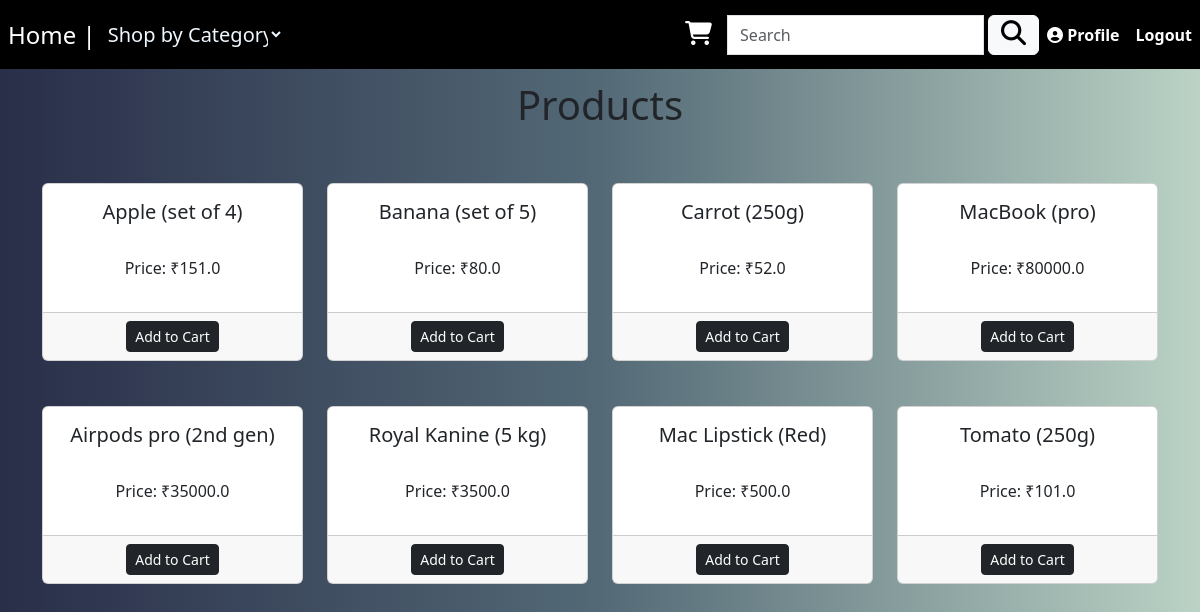
Screenshot of /user_dashboard (signed in) with the database file from the repository.
### database.py (models this page shows)
class Product(db.Model):
    id = db.Column(db.Integer, primary_key=True)
    name = db.Column(db.String(100), nullable=False)
    price = db.Column(db.Float, nullable=False)
    stock = db.Column(db.Integer, nullable=False)
    description = db.Column(db.Text, nullable=False)
    category_id = db.Column(db.Integer, db.ForeignKey('category.id'), nullable=True)

### app.py (the view)
@app.route('/user_dashboard', methods=['GET', 'POST'])
@login_required
def user_dashboard():
    category_id = request.args.get('category_id')
    if category_id:
        selected_category = Category.query.get(category_id)
        if selected_category:
            products = selected_category.products
        else:
            products = []
    else:
        products = Product.query.all()
    categories = Category.query.all()
    return render_template('user_dashboard.html', categories=categories, products=products)

### app.py (called while the page is built)
@login_manager.user_loader
def load_user(user_id):
    return User.query.get(int(user_id))

### templates/user_dashboard.html (shortened to what this page needs)
<!DOCTYPE html>
<html lang="en">
<head>
    <link rel="stylesheet" href="https://cdn.jsdelivr.net/npm/bootstrap@5.3.0/dist/css/bootstrap.min.css">
    <link rel="stylesheet" href="https://cdn.jsdelivr.net/npm/bootstrap-icons@1.7.4/font/bootstrap-icons.css">
    <link rel="stylesheet" href="static/style.css">
    <link rel="stylesheet" href="https://pro.fontawesome.com/releases/v6.0.0-beta3/css/duotone.min.css"
/>
</head>
<body class="bg-nav">
    <nav class="navbar navbar-expand-lg navbar-dark new-bg">
        <div class="collapse navbar-collapse" id="navbarTogglerDemo03">
            <ul class="navbar-nav mr-auto mt-2 mt-lg-0">
                <li class="nav-item active">
                    <a class="nav-link" href="/user_dashboard" style="font-size: x-large; color: white;"  >Home |</a>
                </li>
                <li class="nav-item">
                    <select class="box" onchange="location = this.value;">
                        <option value="{{ url_for('user_dashboard') }}">Shop by Category</option>
                    </select>
                </li>
            </ul>
        </div>
        <form class="form-inline search-form" action="{{ url_for('search_items') }}" method="GET">
            <div class="input-group">
                <a href="/view_cart" style="color: white; font-size: x-large;">
                    <i class="fa-sharp fa-solid fa-cart-shopping me-3 cart-icon"></i>
                </a>
                <input class="form-control r" type="search" name="q" placeholder="Search" aria-label="Search" value="{{ request.args.get('q', '') }}">
                <div class="input-group-append">
                    <button class="btn btn-light search-button" type="submit">
                        <i class="fas fa-search search-icon"></i>
                    </button>
                </div>
            </div>
        </form>
    <ul class="navbar-nav ml-auto">
        <li class="nav-item">
            <a class="nav-link" href="{{ url_for('update_profile') }}" style="color: white;">
                <b><i class="fas fa-user-circle"></i> Profile</b>
            </a>
        </li>
        <li class="nav-item">
            <b><a class="nav-link" href="/logout" style="color: white;"> Logout</a></b>
        </li>
    </ul>
    </nav>
    <h1 style="text-align: center; padding-top: 1%;">Products</h1>
    <div class="container">
        <div class="row justify-content-center">
            {% if products %}
                {% for product in products %}
                    <div class="col-md-3 mt-30">
                        <div class="card">
                            <div class="card-body">
                                <h5 style="text-align: center;">{{ product.name }}</h5>
                                <p style="text-align: center;"><br>Price: ₹{{ product.price }}</p>
                            </div>
                            <div class="card-footer">
                                <div class="d-flex justify-content-center">
                                    <a href="{{ url_for('add_to_cart', product_id=product.id, quantity=1) }}" class="btn btn-sm btn-dark">Add to Cart</a>
                                </div>
                            </div>
                        </div>
                    </div>
                {% endfor %}
            {% else %}
                <div class="col-md-12 mt-30">
                    <p><h3 style="padding-top: 5%; color: beige;">No products found!</p></h3>
                </div>
            {% endif %}
        </div>
    </div>
</body>
</html>

### static/style.css (style rules this page uses)
.bg-nav { background: #BBD2C5; background: -webkit-linear-gradient(to right, #292E49, #536976, #BBD2C5); background: linear-gradient(to right, #292E49, #536976, #BBD2C5); }
.box { padding: auto;; width: 180px; height: 53px; font-size: 20px; color: aliceblue; background:none; border:none; margin-right: 10px; }
.new-bg { background: black; }
.navbar-nav { flex-direction: row; align-items: center; }
.navbar-nav.ml-auto { margin-left: auto; }
.search-form { display: flex; align-items: center; }
.search-form .form-control { margin-right: 5px; }
.mt-30 { margin-top: 4%; }
.search-icon { font-size: 25px; }
.search-button { height: 40px; padding: 0 12px; }

### rows the page displays
Product: name "Apple (set of 4)", price "151.0"
Product: name "Banana (set of 5)", price "80.0"
Product: name "Carrot (250g)", price "52.0"
Product: name "MacBook (pro)", price "80000.0"
Product: name "Airpods pro (2nd gen)", price "35000.0"
Product: name "Royal Kanine (5 kg)", price "3500.0"
Product: name "Mac Lipstick (Red)", price "500.0"
Product: name "Tomato (250g)", price "101.0"
